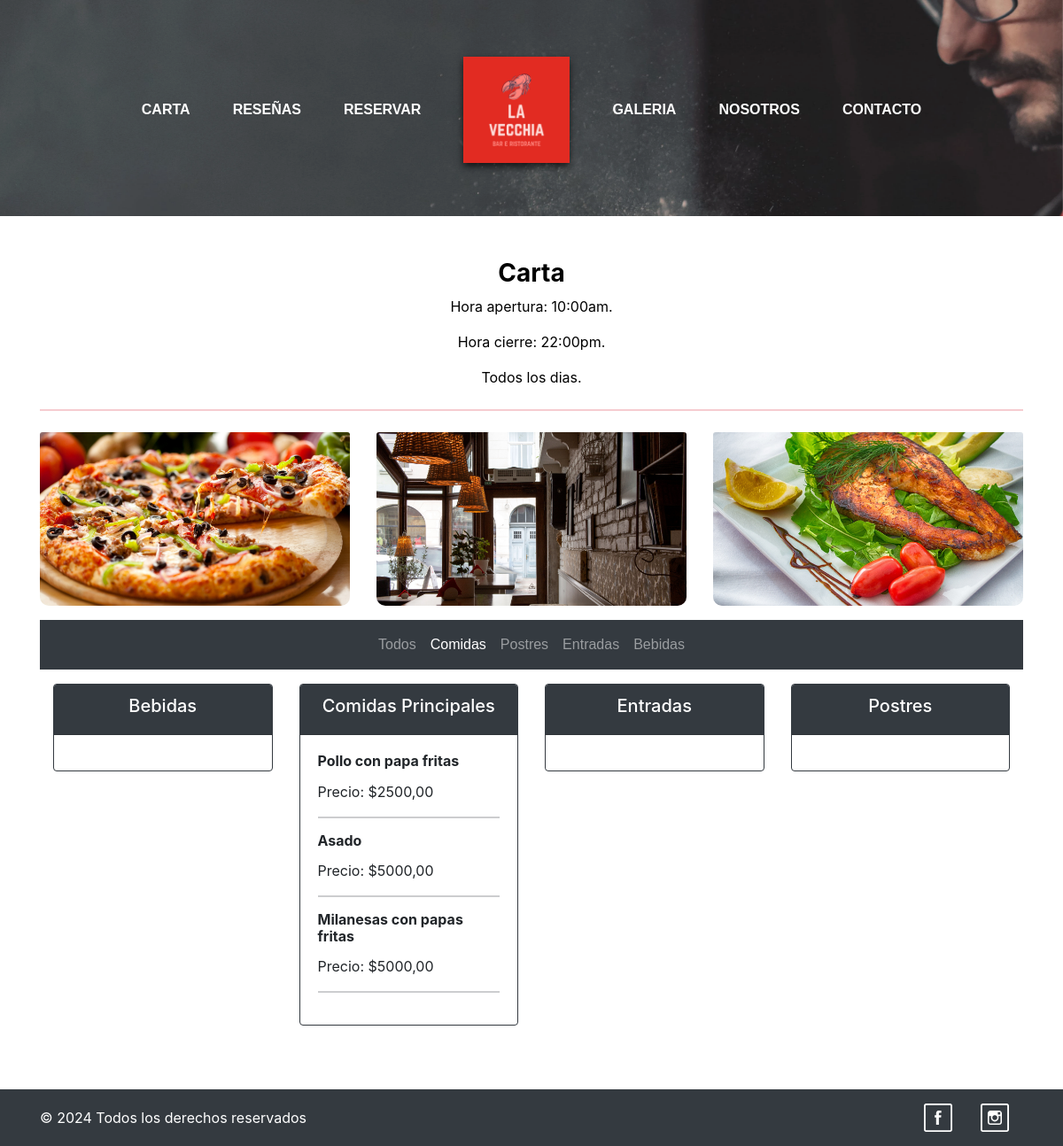
Screenshot of /carta/Comidas Principales/ with the database file from the repository.
### myapp/models.py (models this page shows, shortened)
class Galeria(models.Model):
    nombre = models.CharField(max_length=50)
    imagen = models.ImageField(upload_to= "imagenes/", null = True)

class Carta(models.Model):
    TIPO_CHOICES = [
        ('Bebidas', 'Bebidas'),
        ('Postres', 'Postres'),
        ('Comidas', 'Comidas'),
        ('Entradas', 'Entradas'),
    ]
    nombre = models.CharField(max_length=50)
    precio = models.DecimalField(max_digits=10, decimal_places=2)
    tipo = models.CharField(max_length=20, choices=TIPO_CHOICES)

### myapp/views.py (the view)
# urls.py: path('carta/', views.carta, name='carta'),
def carta(request, categoria=None):
    if categoria: #verifica si se proporciono una categoria a la URL
        carta = Carta.objects.filter(tipo=categoria)#si no se proporciono una caterogia, trae todas las instancias de carta
    else:
        carta = Carta.objects.all()
    galeria = Galeria.objects.all()
    tipos_comida = Carta.objects.values('tipo').annotate(count=Count('tipo'))
    return render(request, "carta.html", {"carta": carta, "galeria": galeria, "tipos_comida": tipos_comida, "categoria_seleccionada": categoria})

### myapp/templates/carta.html (shortened to what this page needs)
{% extends "layouts/base.html" %}
{% load static %}
{% block content %}
<div class="container mt-5 mb-5">
  <div class="text-black text-center">
    <h3 class="fw-bold">Carta</h3>
    <p>Hora apertura: 10:00am.</p>
    <p>Hora cierre: 22:00pm.</p>
    <p>Todos los dias.</p>
    <hr class="border-danger border-2 border-dashed w-40 my-4" />
  </div>
  <div class="row justify-content-center mt-3">
    {% for gale in galeria|slice:":3" %}
    <div class="col-md-4 mb-3">
      <div class="text-center">
        <img
          class="card-img-top gallery-img img-fluid"
          src="{{ gale.imagen.url }}"
          alt="{{ gale.nombre }}"
        />
      </div>
    </div>
    {% endfor %}
  </div>
  <nav class="navbar navbar-expand-lg navbar-dark bg-dark">
    <div class="container">
      <div class="collapse navbar-collapse" id="navbarNav">
        <ul class="navbar-nav mx-auto">
          <li class="nav-item">
            <a
              class="nav-link {% if not categoria_seleccionada %}active{% endif %}"
              href="{% url 'carta' %}"
              >Todos</a
            >
          </li>
          <li class="nav-item">
            <a
              class="nav-link {% if categoria_seleccionada == 'Comidas Principales' %}active{% endif %}"
              href="{% url 'carta_categoria' categoria='Comidas Principales' %}"
              >Comidas</a
            >
          </li>
          <li class="nav-item">
            <a
              class="nav-link {% if categoria_seleccionada == 'Postres' %}active{% endif %}"
              href="{% url 'carta_categoria' categoria='Postres' %}"
              >Postres</a
            >
          </li>
          <li class="nav-item">
            <a
              class="nav-link {% if categoria_seleccionada == 'Entradas' %}active{% endif %}"
              href="{% url 'carta_categoria' categoria='Entradas' %}"
              >Entradas</a
            >
          </li>
          <li class="nav-item">
            <a
              class="nav-link {% if categoria_seleccionada == 'Bebidas' %}active{% endif %}"
              href="{% url 'carta_categoria' categoria='Bebidas' %}"
              >Bebidas</a
            >
          </li>
        </ul>
      </div>
    </div>
  </nav>
  <div class="container mt-3" id="comidas-container">
    <div class="row">
      {% for tipo in tipos_comida %}
      <div class="col-md-3 mb-4">
        <div class="card border-dark">
          <div class="card-header bg-dark text-white text-center">
            <h5>{{ tipo.tipo }}</h5>
          </div>
          <div class="card-body">
            {% for comida in carta %} {% if comida.tipo == tipo.tipo %}
            <div class="mb-3">
              <h6 class="card-title fw-bold">{{ comida.nombre }}</h6>
              <p class="card-text">Precio: ${{ comida.precio }}</p>
              <hr class="border-dark border-2 border-dashed w-30 my-2" />
            </div>
            {% endif %} {% endfor %}
          </div>
        </div>
      </div>
      {% endfor %}
    </div>
  </div>
</div>
{% endblock content %}

### myapp/static/css/styles.css (style rules this page uses)
.navbar-nav .nav-link { font-family: 'Your Font', sans-serif; font-size: 16px; }
.gallery-img { border-radius: 10px; width: 100%; height: auto; }

### rows the page displays
Galeria: imagen (picture)
Galeria: imagen (picture)
Galeria: imagen (picture)
Carta: nombre "Pollo con papa fritas", precio "2500,00"
Carta: nombre "Asado", precio "5000,00"
Carta: nombre "Milanesas con papas fritas", precio "5000,00"

### other values shown
{{ tipo.tipo }} "Bebidas" "Comidas Principales" "Entradas" "Postres"
